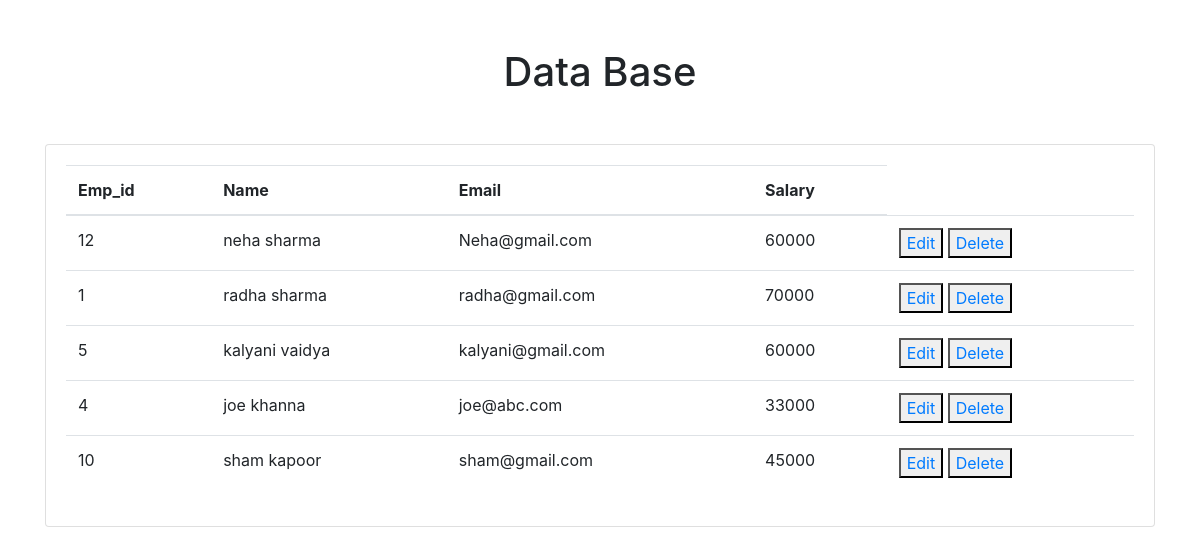
The page /home on the database its author committed.
### curdapp/models.py (models this page shows)
class datasheet(models.Model):
    emp_id = models.CharField(max_length=50)
    name = models.CharField(max_length=100)
    email = models.CharField(max_length=200)
    salary = models.CharField(max_length=100)

### curdapp/views.py (the view)
# urls.py: path("home", views.home),
def home(request):
    ds = datasheet.objects.all()
    return render(request, "store/home.html", {'ds': ds})

### curdapp/templates/store/home.html (shortened to what this page needs)
<!doctype html>
<html lang="en">
  <head>
    <link rel="stylesheet" href="https://cdn.jsdelivr.net/npm/bootstrap@4.6.2/dist/css/bootstrap.min.css">
  </head>
  <body>
    <h1 class="text-center my-5">Data Base</h1>
    <div class="container">
        <div class="row">
            <div class="col-md-12">
                <div class="card">
                    <div class="card-body">
                        <table class="table">
                            <thead>
                            <tr>
                                <th>Emp_id</th>
                                <th>Name</th>
                                <th>Email</th>
                                <th>Salary</th>
                            </tr>
                            </thead>
                            <tbody>
                            {% for i in ds %}
                                <tr>
                                    <td> {{i.emp_id}} </td>
                                    <td> {{i.name}} </td>
                                    <td> {{i.email}} </td>
                                    <td> {{i.salary}} </td>
                                    <td>
                                       <button><a href="edit_data/{{i.id}}"> Edit </a></button>
                                        <button><a href="del_data/{{i.id}}"> Delete</a></button>
                                    </td>
                                </tr>
                            {% endfor %}
                            </tbody>
                        </table>
                    </div>
                </div>
            </div>
        </div>
    </div>
  </body>
</html>

### rows shown on the page
datasheet: emp_id "12", name "neha sharma", email "Neha@gmail.com", salary "60000"
datasheet: emp_id "1", name "radha sharma", email "radha@gmail.com", salary "70000"
datasheet: emp_id "5", name "kalyani vaidya", email "kalyani@gmail.com", salary "60000"
datasheet: emp_id "4", name "joe khanna", email "joe@abc.com", salary "33000"
datasheet: emp_id "10", name "sham kapoor", email "sham@gmail.com", salary "45000"
